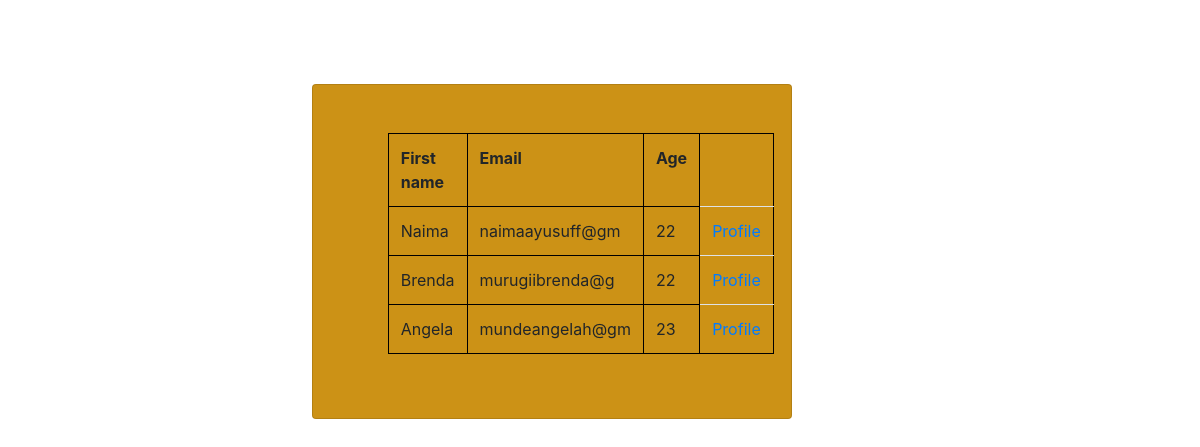
Page /wallet/customers/ on the committed database.
### wallet/models.py (models this page shows)
class Customer(models.Model):
    first_name = models.CharField(max_length=20,null=True)
    last_name  = models.CharField(max_length=20,null=True)
    address = models.CharField(max_length=20,null=True)
    phone_number=models.CharField(max_length=20,null=True)
    email = models.CharField(max_length=50,null=True)
    gender = models.CharField(max_length=10,null=True)
    age = models.PositiveSmallIntegerField()
    password=models.CharField(max_length=20,null=True)
    id_number=models.IntegerField(null=True)
    nationality=models.CharField(max_length=20,null=True)

### wallet/views.py (the view)
# urls.py: path("customers/", views.list_customers, name="customers_list"),
def list_customers(request):
    customers=Customer.objects.all()
    return render(request, "wallet/customers_list.html",
    {"customers":customers})

### wallet/templates/wallet/customers_list.html (shortened to what this page needs)
<!DOCTYPE html>
<html lang="en">
<head>
    <link rel="stylesheet" href="https://cdn.jsdelivr.net/npm/bootstrap@4.3.1/dist/css/bootstrap.min.css">
    <link rel="stylesheet" href="https://cdn.jsdelivr.net/npm/bootstrap@4.3.1/dist/css/bootstrap.min.css">
</head>
<body>
    <div class="card" style="width: 30rem; background-color: rgb(204, 146, 22); padding: 4%; margin-left: 26%; margin-top: 3%; margin-top: 7%;">
    <table class="table" style="border: 1px solid black; border-collapse: collapse; width: 15rem; margin-left: 7%;">
        <tr>
            <th class="table" style="border: 1px solid black; border-collapse: collapse; width: 15rem; margin-left: 17%;">First name</th>
            <th class="table" style="border: 1px solid black; border-collapse: collapse; width: 15rem; margin-left: 17%;">Email</th>
            <th class="table" style="border: 1px solid black; border-collapse: collapse; width: 15rem; margin-left: 17%;">Age</th>
        </tr>
        {%for customer in customers%}
        <tr>
            <td class="table" style="border: 1px solid black; border-collapse: collapse; width: 15rem; margin-left: 17%;">{{customer.first_name}}</td>
            <td class="table" style="border: 1px solid black; border-collapse: collapse; width: 15rem; margin-left: 17%;">{{customer.email}}</td>
            <td class="table" style="border: 1px solid black; border-collapse: collapse; width: 15rem; margin-left: 17%;">{{customer.age}}</td>
            <td> <a href="{%url 'customer_profile' id=customer.id%}">Profile</a> </td>
        {% endfor %}
        </tr>
    </table>
    </div>
</body>
</html>

### rows in the picture
Customer: first_name "Naima", email "naimaayusuff@gm", age "22"
Customer: first_name "Brenda", email "murugiibrenda@g", age "22"
Customer: first_name "Angela", email "mundeangelah@gm", age "23"
